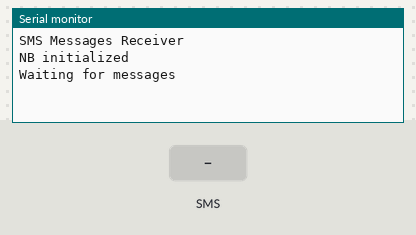
Bench run of a sketch on a simulated Arduino MKR. Shown: the last lines printed to the serial monitor. Inputs (shaded band) come from the test bench.

Above: at 3.2 s.
3.3 s: text message "#" received
At 4.9 s:
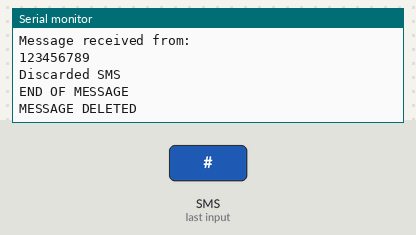
5.5 s: text message "1" received
At 6.6 s:
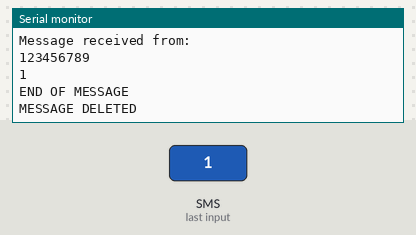

Measured:
- after the input at 3.3 s, the serial monitor: prints a new line after 0.71 s (image 1)
- after the input at 5.5 s, the serial monitor: prints a new line after 0.51 s (image 2)

The sketch:

ReceiveSMS.ino
```cpp
/*
 SMS receiver

 This sketch, for the MKR NB 1500 board, waits for a SMS message
 and displays it through the Serial port.

 Circuit:
 * MKR NB 1500 board
 * Antenna
 * SIM card that can receive SMS messages

 created 25 Feb 2012
 by Javier Zorzano / TD
*/

// include the NB library
#include <MKRNB.h>

#include "arduino_secrets.h"
// Please enter your sensitive data in the Secret tab or arduino_secrets.h
// PIN Number
const char PINNUMBER[] = SECRET_PINNUMBER;

// initialize the library instances
NB nbAccess;
NB_SMS sms;

// Array to hold the number an SMS is retrieved from
char senderNumber[20];

void setup() {
  // initialize serial communications and wait for port to open:
  Serial.begin(9600);
  while (!Serial) {
    ; // wait for serial port to connect. Needed for native USB port only
  }

  Serial.println("SMS Messages Receiver");

  // connection state
  bool connected = false;

  // Start GSM connection
  while (!connected) {
    if (nbAccess.begin(PINNUMBER) == NB_READY) {
      connected = true;
    } else {
      Serial.println("Not connected");
      delay(1000);
    }
  }

  Serial.println("NB initialized");
  Serial.println("Waiting for messages");
}

void loop() {
  int c;

  // If there are any SMSs available()
  if (sms.available()) {
    Serial.println("Message received from:");

    // Get remote number
    sms.remoteNumber(senderNumber, 20);
    Serial.println(senderNumber);

    // An example of message disposal
    // Any messages starting with # should be discarded
    if (sms.peek() == '#') {
      Serial.println("Discarded SMS");
      sms.flush();
    }

    // Read message bytes and print them
    while ((c = sms.read()) != -1) {
      Serial.print((char)c);
    }

    Serial.println("\nEND OF MESSAGE");

    // Delete message from modem memory
    sms.flush();
    Serial.println("MESSAGE DELETED");
  }

  delay(1000);

}
```

arduino_secrets.h
```cpp
#define SECRET_PINNUMBER     ""
```
